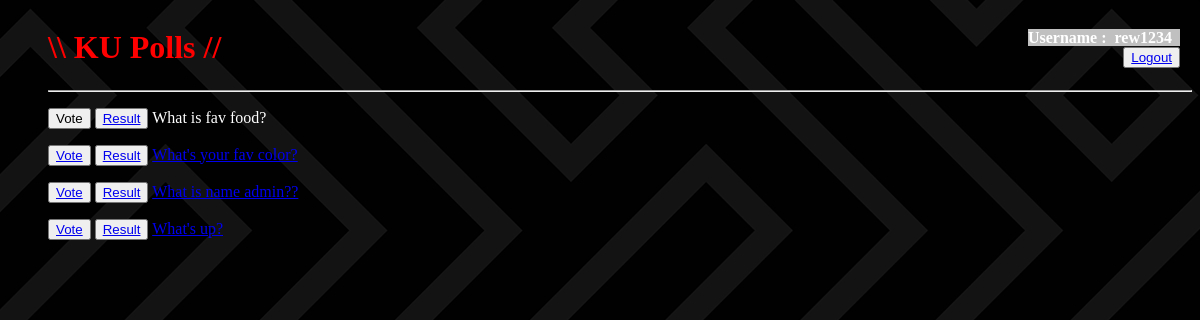
The page /polls/ (signed in) on the database its author committed.
### polls/models.py (models this page shows, shortened)
class Question(models.Model):
    question_text = models.CharField(max_length=200)
    pub_date = models.DateTimeField('date published')
    end_date = models.DateTimeField('end date', null=True)
    def is_published(self) -> bool:
        now = timezone.now()
        return now >= self.pub_date
    def can_vote(self):
        if self.end_date is None:
            return self.is_published()
        return self.pub_date <= timezone.now() <= self.end_date

### polls/views.py (the view)
# urls.py: path('', views.IndexView.as_view(), name='index'),
class IndexView(generic.ListView):
    template_name = 'polls/index.html'
    context_object_name = 'latest_question_list'
    def get_queryset(self):
        return Question.objects.filter(pub_date__lte=timezone.now()).order_by('-pub_date')[:5]

### polls/templates/polls/index.html (shortened to what this page needs)
{% load static %}
<link rel="stylesheet" href="{% static 'polls/style.css' %}" />
{% if latest_question_list %}
<ul>
  <h1 id="title" style="color: red;text-align:left;float:left;">\\ KU Polls // </h1>
  {% if user.is_authenticated %}
  <h4 style="text-align:right;color:white;float:right">
    <span>Username : &nbsp;{{ user.username }}&nbsp; </span>&nbsp;&nbsp;&nbsp;
    <nav>
      <button type="button">
        <a href="{% url 'logout'%}?next={{request.path}}">Logout
      </a>
    </button>&nbsp;&nbsp;&nbsp;
  </nav>
  </h4>
    {% else %}
  <h4 style="text-align:right;color:white;float:right">
    <span>Please <button>
      <a href="{% url 'login'%}?next={{request.path}}">Login</a>
    </button></h4>
  {% endif %}
  <hr style="clear:both;"/>
  {% for question in latest_question_list %} {% if question.can_vote %}
  <p>
    <button id="button">
      <a id="button-text" href="{% url 'polls:detail' question.id %}"> Vote </a>
    </button>
    <button id="button">
      <a id="button-text" href="{% url 'polls:results' question.id %}">
        Result
      </a>
    </button>
    <a id="link" href="{% url 'polls:detail' question.id %}"
      >{{ question.question_text }}</a
    >
  </p>
  {% elif not question.can_vote %}
  <p>
    <button id="button">
      <a id="button-text" > Vote </a>
    </button>
    <button id="button">
      <a id="button-text" href="{% url 'polls:results' question.id %}">
        Result
      </a>
    </button>
    <a id= "link not use"
    ><a style="color: white">{{ question.question_text }}</a>
  </p>
  {% endif %} {% endfor %}
</ul>
{% else %}
<p>No polls are available.</p>
{% endif %}

### polls/templates/polls/index.html (style rules this page uses)
span { background-color: #c0c0c0; }

### rows shown on the page
Question: question_text "What is fav food?"
Question: question_text "What's your fav color?"
Question: question_text "What is name admin??"
Question: question_text "What's up?"

### other values the page prints
{{ user.username }} "rew1234"
